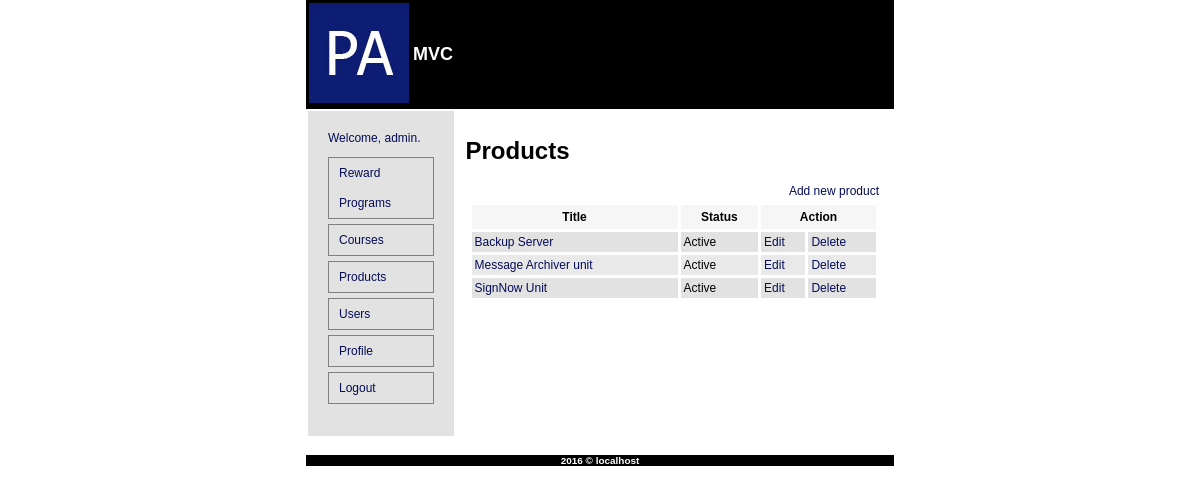
Screenshot of /?controller=product (signed in) with the database file from the repository.
### tables this page shows
CREATE TABLE IF NOT EXISTS `brp_product` (
  `id` int(11) NOT NULL AUTO_INCREMENT,
  `title` varchar(255) NOT NULL,
  `description` text NOT NULL,
  `status` varchar(25) NOT NULL,
  PRIMARY KEY (`id`)
);

### app/controllers/product.controller.php (called while the page is built, shortened)
<?php
class ProductController extends BaseController {
	public function index(){
		if(!empty($_GET['id'])){
			$id = sanitizeInput($_GET['id'], FILTER_SANITIZE_NUMBER_INT);
			$products = Product::show(array('id'=>$id));
		} else {
			$products = Product::show();
		}
		render('product',array(
			'title'     => 'Products',
			'products'	=> $products,
			'msg'		=> $msg,
		), 'index');
	}
}
?>

### index.php (called while the page is built, shortened)
<?php
try {
	require_once __SITE_PATH . "/config/routes.php";
}
catch(Exception $e) {
	render('error',array('message'=>$e->getMessage()));
}
?>

### app/models/product.model.php (called while the page is built, shortened)
<?php
class Product{
	public static function show($arr = array()){
		global $db;
		if(empty($arr)){
			$st = $db->prepare("SELECT `id`, `title`, `description`, `status` FROM `brp_product`");
		}
		$st->execute($arr);
		return $st->fetchAll(PDO::FETCH_CLASS, "Product");
	}
}
?>

### app/views/product/_product.php (the view)
<tr class=<?php echo $class; ?>>
	<td><a href="?controller=product&action=view&id=<?php echo $product->id; ?>"><?php echo $product->title; ?></a></td>
	<td><?php echo $product->status; ?></td>
	<td><a href="?controller=product&action=edit&id=<?php echo $product->id; ?>">Edit</a></td>
	<td><a href="?controller=product&action=delete&id=<?php echo $product->id; ?>" onclick="return confirm('Are you sure you want to delete this product?')">Delete</a></td>
</tr>

### config/helpers.php (shortened to what this page needs)
<?php
function render($template,$vars = array(),$action=""){
	extract($vars);
	if(is_array($template)) {
		$i = 1;
		foreach($template as $k){
			$cl = strtolower(get_class($k));
			$class = ($i % 2) ? "even" : "odd";
			$i++;
			include __SITE_PATH . "/app/views/$cl/_$cl.php";
		}
	}
	else if ($action != "") {
		include __SITE_PATH . "/app/views/$template/$action.php";
	}
	else {
		include __SITE_PATH . "/app/views/$template.php";
	}
}
?>

### app/assets/css/styles.css (style rules this page uses)
html, body { width:70%; margin:auto; }
html, body, div, table, tr, td, p, ul, li, a, h1, h2, h3, h4, h5, h6, span, font { font-family: Arial; }
html, body, div, table, tr, td, p, ul, li, a, span, font { font-size:12px; }
a, a:active, a:visited { text-decoration:none;color:#040c58; }
tr.even { background:#e2e2e2; }
tr.odd { background:#e9e9e9; }

### rows the page displays
brp_product: title "Backup Server", status "Active"
brp_product: title "Message Archiver unit", status "Active"
brp_product: title "SignNow Unit", status "Active"

### other values shown
Session::get('firstname') "admin"
$title "Products"
$GLOBALS['defaultFooter'] "2016 © localhost"
